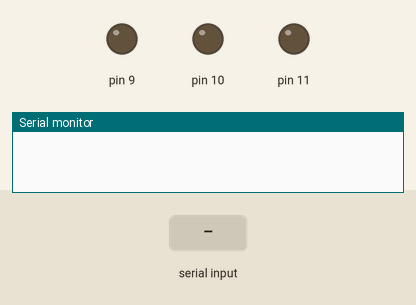
Recording of a sketch running on a simulated Arduino Uno, built with avr-gcc and run on an emulated ATmega328P. Shown: output pins drawn as LEDs (lit = HIGH), the last lines printed to the serial monitor. Inputs (shaded band) come from the test bench.

Above: at 1.2 s.
1.3 s: "R90\n" received over Serial
At 2.5 s:
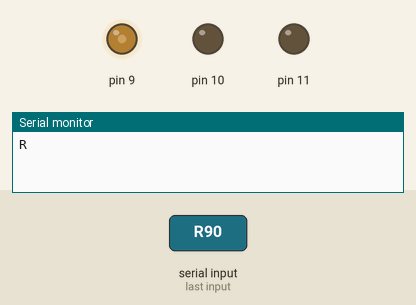
2.8 s: "G90\n" received over Serial
At 3.9 s:
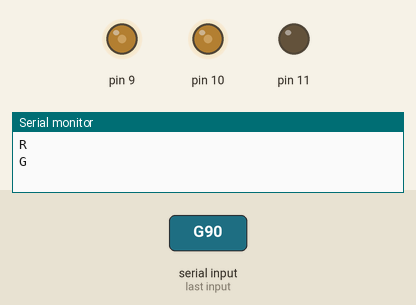
4.3 s: "B90\n" received over Serial
At 5.0 s:
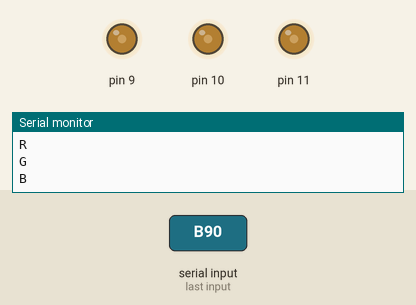
5.8 s: "R\n" received over Serial
At 6.1 s:
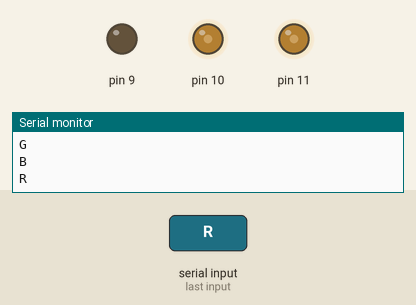
7.3 s: "G\n" received over Serial
At 8.4 s:
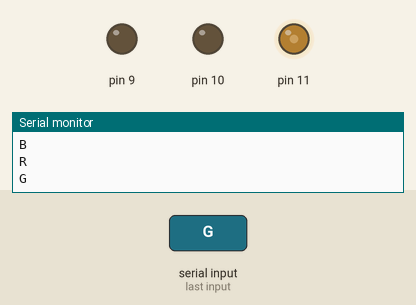
8.8 s: "R90\n" received over Serial
At 9.6 s:
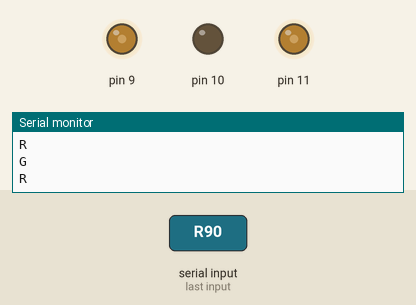
Timing chart, 0 to 11.3 s (numbered marks = the images above; inputs shaded):
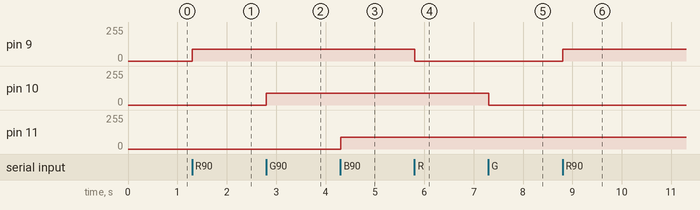

The sketch:

RGB.ino
```cpp
int i;
String inString = "";
char LED = ' ';
bool stringComplete = false;
void setup() {
  // put your setup code here, to run once:
  Serial.begin(9600);
  pinMode(9, OUTPUT);
  pinMode(10, OUTPUT);
  pinMode(11, OUTPUT);

}

void loop() {
  // put your main code here, to run repeatedly:
  if(stringComplete){
    Serial.println(LED);
    if(LED=='R'){
      analogWrite(9,i);
    }
    else if(LED=='G'){
      analogWrite(10,i);
    }
    else if(LED=='B'){
      analogWrite(11,i);
    }
      stringComplete = false;
      inString = " ";
      LED = ' ';
  }
}

void serialEvent(){
  while(Serial.available()){
    char inchar = Serial.read();
    if (isDigit(inchar)){
      inString += inchar;
    }
    else if(inchar == '\n'){
      stringComplete = true;
      i = inString.toInt();
    }
    else LED = inchar;

  }
}
```

Measured:
- after the input at 1.3 s, pin 9: 0/255 → 90/255 at once
- after the input at 2.8 s, pin 10: 0/255 → 90/255 at once
- after the input at 4.3 s, pin 11: 0/255 → 90/255 at once
- after the input at 5.8 s, pin 9: 90/255 → 0/255 at once
- after the input at 7.3 s, pin 10: 90/255 → 0/255 at once
- after the input at 8.8 s, pin 9: 0/255 → 90/255 at once
